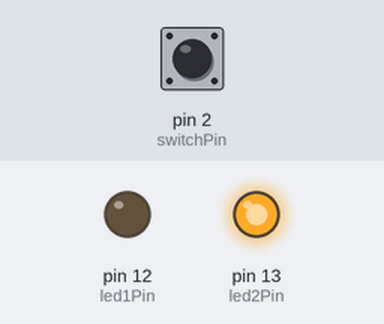
A sketch run on a simulated Arduino Uno, built with avr-gcc and run on an emulated ATmega328P. Parts: output pins drawn as LEDs (lit = HIGH). Dashed ring = blinking. The inputs (shaded band) are chosen by the test bench; at power-on: pin 2 (switchPin) HIGH. What the sketch prints to the serial monitor is not drawn.

Above: at 1.2 s.
1.3 s: pin 2 (switchPin) pulled LOW for 0.15 s
At 1.4 s:
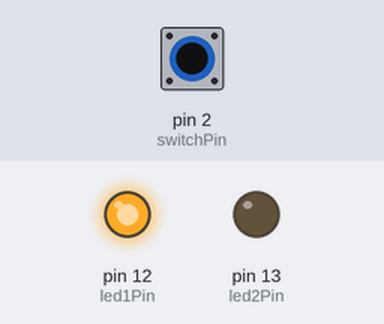
3.0 s: pin 2 (switchPin) pulled LOW for 1 s
At 5.2 s:
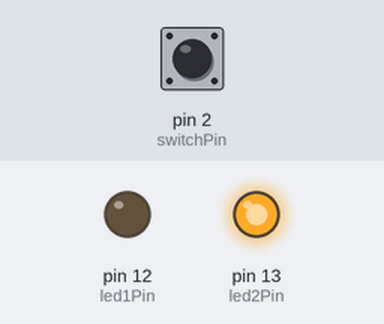
5.5 s: pin 2 (switchPin) pulled LOW for 3.2 s
At 6.4 s:
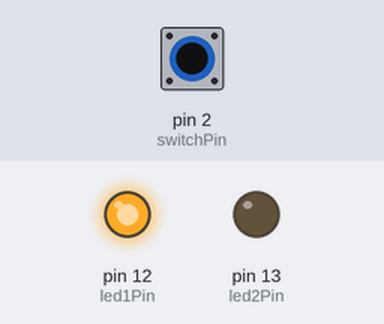
10.2 s: pin 2 (switchPin) pulsed LOW 2 times (0.12 s each, 0.3 s apart)
At 10.3 s:
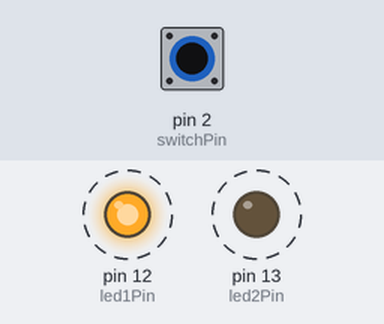
Timing chart, 0 to 13.2 s (numbered marks = the images above; inputs shaded):
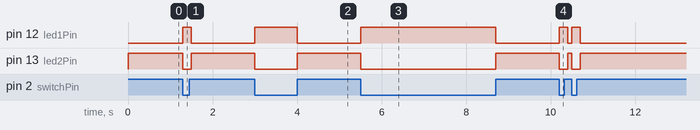

Measured:
- after the input at 1.3 s, pin 12 (led1Pin): LOW → HIGH at once, → LOW 0.20 s later; pin 13 (led2Pin): HIGH → LOW at once, → HIGH 0.20 s later
- after the input at 3.0 s, pin 12 (led1Pin): LOW → HIGH at once, → LOW 1.0 s later; pin 13 (led2Pin): HIGH → LOW at once, → HIGH 1.0 s later
- after the input at 5.5 s, pin 12 (led1Pin): LOW → HIGH at once, → LOW 3.2 s later; pin 13 (led2Pin): HIGH → LOW at once, → HIGH 3.2 s later
- after the input at 10.2 s, pin 12 (led1Pin): alternates HIGH for 0.20 s and LOW for 0.10 s, 4 changes in all, then stays LOW, starting at once; pin 13 (led2Pin): alternates HIGH for 0.10 s and LOW for 0.20 s, 4 changes in all, then stays HIGH, starting at once

The sketch:

SwitchLED2X.ino
```cpp
/*
       Switch and 2 LED test program
*/

int led1Pin = 12;               // LED #1 is connected to pin 12
int led2Pin = 13;               // LED #2 is connected to pin 11
int switchPin = 2;              // switch is connected to pin 2
int val;                        // variable for reading the pin status


void setup() {
  Serial.begin(9600);
  pinMode(led1Pin, OUTPUT);     // Set the LED #1 pin as output
  pinMode(led2Pin, OUTPUT);     // Set the LED #2 pin as output
  pinMode(switchPin, INPUT);    // Set the switch pin as input
}


void loop() {
  val = digitalRead(switchPin);    // read input value and store it in val
  if (val == LOW) {                 // check if the button is pressed
    Serial.write(1);
    digitalWrite(led1Pin, HIGH);   // turn LED #1 on
    digitalWrite(led2Pin, LOW);    // turn LED #2 off
  }
  if (val == HIGH) {               // check if the button is not pressed
     Serial.write(0);
    digitalWrite(led1Pin, LOW);    // turn LED #1 off
    digitalWrite(led2Pin, HIGH);   // turn LED #2 on
  }
  delay(100);
}
```
